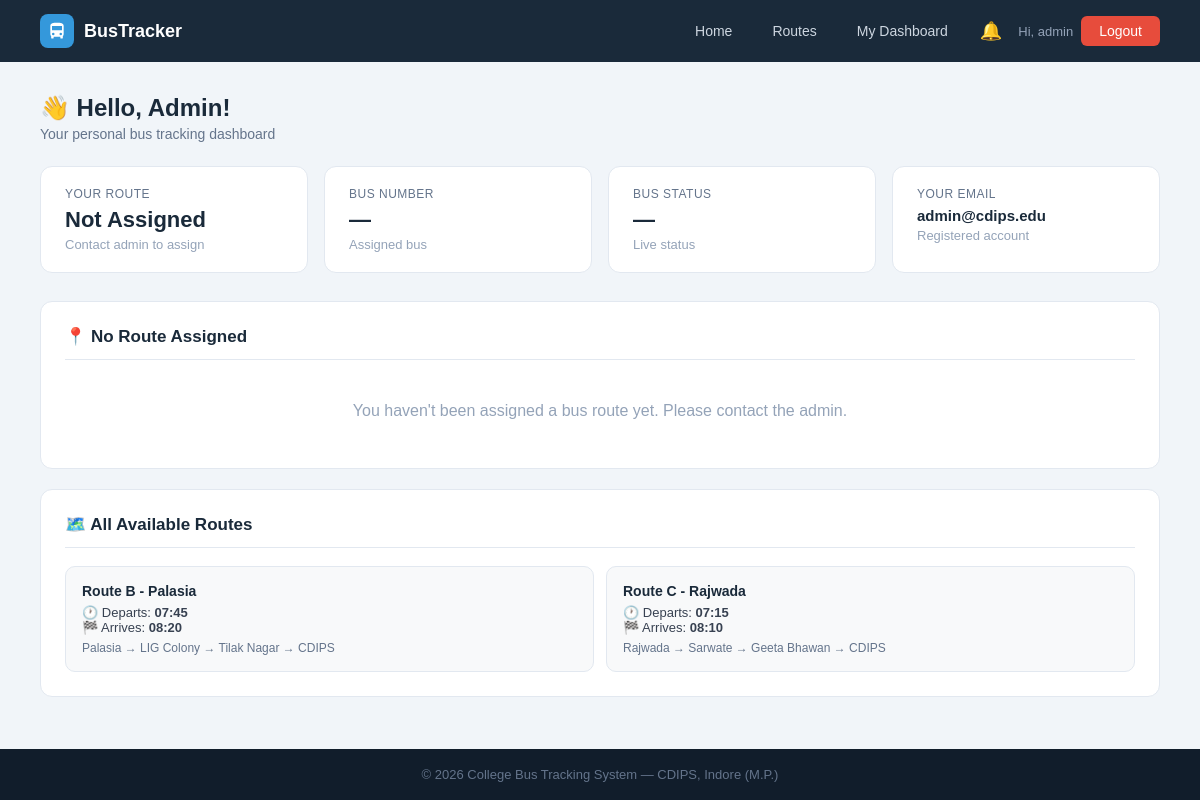
Before: /dashboard (signed in) with the older database file.
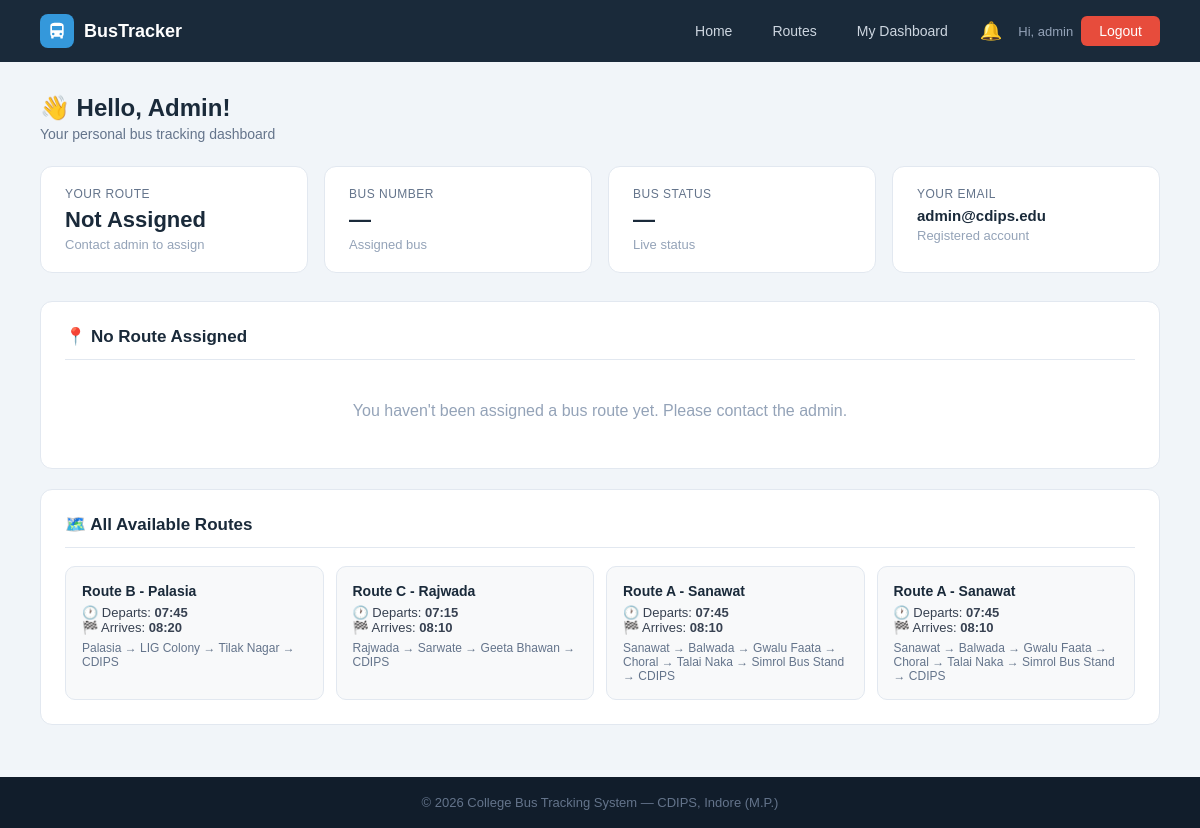
After: the same page with the newer database file.
### tables this page shows
CREATE TABLE routes (
        id INTEGER PRIMARY KEY AUTOINCREMENT,
        route_name TEXT NOT NULL, bus_id INTEGER,
        start_point TEXT, end_point TEXT,
        departure_time TEXT, arrival_time TEXT, stops TEXT, original_bus_id INTEGER,
        FOREIGN KEY(bus_id) REFERENCES buses(id));

### app.py (the view)
@app.route('/dashboard')
@login_required
def dashboard():
    db = get_db()
    user = db.execute("SELECT * FROM users WHERE id=?", (session['student']['id'],)).fetchone()
    my_route = None
    if user['route_id']:
        my_route = db.execute('''SELECT r.*,b.bus_number,b.driver_name,b.driver_phone,b.driver_address,b.status
                                 FROM routes r LEFT JOIN buses b ON r.bus_id=b.id
                                 WHERE r.id=?''', (user['route_id'],)).fetchone()
    all_routes = db.execute("SELECT * FROM routes").fetchall()
    db.close(); return render_template('dashboard.html', user=user, my_route=my_route, all_routes=all_routes)

### app.py (called while the page is built)
def get_db():
    conn = sqlite3.connect(DB)
    conn.row_factory = sqlite3.Row
    return conn

def login_required(f):
    @wraps(f)
    def dec(*a, **kw):
        if 'student' not in session:
            flash('Please login first.', 'error')
            return redirect(url_for('student_login'))
        return f(*a, **kw)
    return dec

@app.context_processor
def inject_notifications():
    if 'student' in session:
        student_id = session['student']['id']
        db = get_db()
        notifs = db.execute(
            "SELECT * FROM notifications WHERE user_id=? ORDER BY created_at DESC LIMIT 10",
            (student_id,)
        ).fetchall()
        unread = db.execute(
            "SELECT COUNT(*) FROM notifications WHERE user_id=? AND is_read=0",
            (student_id,)
        ).fetchone()[0]
        db.close()
        return dict(notifications=notifs, unread_count=unread)
    return dict(notifications=[], unread_count=0)

### templates/dashboard.html (shortened to what the changed rows need)
{% extends "base.html" %}
{% block content %}
<div class="page">
    <div class="page-header">
        <h1>👋 Hello, {{ user.name }}!</h1>
    </div>
    {% if my_route %}
    <div class="panel">
        <h2>🚌 My Bus Details</h2>
        <div class="info-row"><span class="key">Bus Number</span><span class="val">{{ my_route.bus_number }}</span></div>
        <div class="info-row"><span class="key">Driver Name</span><span class="val">{{ my_route.driver_name }}</span></div>
        <div class="info-row"><span class="key">Driver Phone</span><span class="val">{{ my_route.driver_phone or 'N/A' }}</span></div>
        <div class="info-row"><span class="key">Driver Address</span><span class="val">{{ my_route.driver_address or 'N/A' }}</span></div>
        <div class="info-row"><span class="key">Departure Time</span><span class="val">{{ my_route.departure_time }}</span></div>
        <div class="info-row"><span class="key">Arrival Time</span><span class="val">{{ my_route.arrival_time }}</span></div>
        <div class="info-row"><span class="key">From → To</span><span class="val">{{ my_route.start_point }} → {{ my_route.end_point }}</span></div>
        <div style="margin-top:14px">
            <div style="font-size:13px;color:#64748b;margin-bottom:8px;font-weight:bold">STOPS</div>
            <div class="stops-list">
                {% for stop in my_route.stops.split('→') %}
                <span class="stop-chip">{{ stop.strip() }}</span>
                {% endfor %}
            </div>
        </div>
    </div>
    <div class="panel">
        <h2>📍 Route Map — {{ my_route.route_name }}</h2>
        <p style="font-size:13px;color:#64748b;margin-bottom:12px;">
            🚌 <b>{{ my_route.bus_number }}</b> &nbsp;|&nbsp;
            👤 Driver: <b>{{ my_route.driver_name }}</b> &nbsp;|&nbsp;
            🕐 Departs: <b>{{ my_route.departure_time }}</b>
        </p>
        <div id="busMap" style="height:380px;border-radius:12px;border:1px solid #e2e8f0;z-index:1;"></div>
        <div style="margin-top:14px;display:flex;align-items:center;gap:8px;flex-wrap:wrap;">
            <span style="font-size:12px;color:#64748b;font-weight:600;">ROUTE STOPS:</span>
            {% set stop_list = my_route.stops.split('→') %}
            {% for stop in stop_list %}
            <span style="display:inline-flex;align-items:center;gap:4px;background:#eff6ff;color:#1d4ed8;padding:3px 10px;border-radius:20px;font-size:12px;font-weight:500;">
                {% if loop.first %}🟢{% elif loop.last %}🏁{% else %}📍{% endif %}
                {{ stop.strip() }}
            </span>
            {% if not loop.last %}
            <span style="color:#94a3b8;font-size:12px;">→</span>
            {% endif %}
            {% endfor %}
        </div>
    </div>
    <link rel="stylesheet" href="https://unpkg.com/leaflet@1.9.4/dist/leaflet.css"/>
    <script src="https://unpkg.com/leaflet@1.9.4/dist/leaflet.js"></script>
    <script>
    // ── Stop coordinates for Indore routes ──────────────────────
    // Known stop locations in Indore (lat, lng)
    const stopCoords = {
        "vijay nagar":    [22.7534, 75.8937],
        "scheme 54":      [22.7400, 75.8800],
        "palasia":        [22.7239, 75.8676],
        "cdips":          [22.6900, 75.8300],
        "cdips college":  [22.6900, 75.8300],
        "rajwada":        [22.7196, 75.8577],
        "sarwate":        [22.7150, 75.8490],
        "geeta bhawan":   [22.7310, 75.8720],
        "lig colony":     [22.7350, 75.8600],
        "tilak nagar":    [22.7280, 75.8750],
        "indore":         [22.7196, 75.8577],
    };
    // Default center: Indore
    var defaultLat = 22.7196, defaultLng = 75.8577;
    // Parse stops from Jinja
    var stopsRaw = {{ my_route.stops | tojson }};
    var stopNames = stopsRaw.split('→').map(s => s.trim());
    // Build coordinate array for each stop
    var coords = [];
    stopNames.forEach(function(name) {
        var key = name.toLowerCase();
        if (stopCoords[key]) {
            coords.push({ name: name, lat: stopCoords[key][0], lng: stopCoords[key][1] });
        } else {
            // If stop not in dict, use Indore center with small offset
            coords.push({ name: name, lat: defaultLat + (coords.length * 0.005), lng: defaultLng + (coords.length * 0.005) });
        }
    });
    // ── Initialize Map ──────────────────────────────────────────
    var centerLat = coords.length > 0 ? coords[0].lat : defaultLat;
    var centerLng = coords.length > 0 ? coords[0].lng : defaultLng;
    var map = L.map('busMap').setView([centerLat, centerLng], 13);
    // OpenStreetMap tiles (free, no API key)
    L.tileLayer('https://{s}.tile.openstreetmap.org/{z}/{x}/{y}.png', {
        attribution: '© <a href="https://www.openstreetmap.org/copyright">OpenStreetMap</a>',
        maxZoom: 19
    }).addTo(map);
    // ── Custom Bus Icon ─────────────────────────────────────────
    var busIcon = L.divIcon({
        html: '<div style="font-size:28px;line-height:1;">🚌</div>',
        iconSize: [36, 36],
        iconAnchor: [18, 18],
        className: ''
    });
    var startIcon = L.divIcon({
        html: '<div style="font-size:22px;line-height:1;">🟢</div>',
        iconSize: [28, 28],
        iconAnchor: [14, 14],
        className: ''
    });
    var endIcon = L.divIcon({
        html: '<div style="font-size:22px;line-height:1;">🏁</div>',
        iconSize: [28, 28],
        iconAnchor: [14, 14],
        className: ''
    });
    var stopIcon = L.divIcon({
        html: '<div style="font-size:18px;line-height:1;">📍</div>',
        iconSize: [24, 24],
        iconAnchor: [12, 12],
        className: ''
    });
    // ── Add markers for each stop ───────────────────────────────
    var latLngs = [];
    coords.forEach(function(stop, i) {
        var icon = (i === 0) ? startIcon : (i === coords.length - 1) ? endIcon : stopIcon;
        var label = (i === 0) ? '🟢 START' : (i === coords.length - 1) ? '🏁 END' : '📍 Stop ' + (i);
        L.marker([stop.lat, stop.lng], { icon: icon })
         .addTo(map)
         .bindPopup(
            '<b>' + label + '</b><br>' + stop.name,
            { maxWidth: 200 }
         );
        latLngs.push([stop.lat, stop.lng]);
    });
    // ── Draw route polyline ─────────────────────────────────────
    if (latLngs.length > 1) {
        L.polyline(latLngs, {
            color: '#3498db',
            weight: 4,
            opacity: 0.8,
            dashArray: '8, 6'
        }).addTo(map);
        // Fit map to show all stops
        map.fitBounds(latLngs, { padding: [40, 40] });
    }
    // ── Animated bus marker on route ───────────────────────────
    {% if my_route.status == 'active' %}
    // Show bus icon at midpoint of route (simulate position)
    if (coords.length >= 2) {
        var midIndex = Math.floor(coords.length / 2);
        var busLat = coords[midIndex].lat + 0.002;
        var busLng = coords[midIndex].lng + 0.002;
        L.marker([busLat, busLng], { icon: busIcon })
         .addTo(map)
         .bindPopup(
            '<b>🚌 {{ my_route.bus_number }}</b><br>' +
            '👤 {{ my_route.driver_name }}<br>' +
            '📞 {{ my_route.driver_phone or "N/A" }}<br>' +
            '<span style="color:#27ae60;font-weight:bold;">● ACTIVE</span>',
            { maxWidth: 220 }
         )
         .openPopup();
    }
    {% endif %}
    </script>
    {% else %}
    <div class="panel">
        <h2>📍 No Route Assigned</h2>
    </div>
    {% endif %}
    <div class="panel">
        <h2>🗺️ All Available Routes</h2>
        <div class="route-grid">
            {% for r in all_routes %}
            <div class="route-mini-card">
                <strong>{{ r.route_name }}</strong>
                <div>🕐 Departs: <b>{{ r.departure_time }}</b></div>
                <div>🏁 Arrives: <b>{{ r.arrival_time }}</b></div>
                <div style="margin-top:6px;color:#64748b;font-size:12px">{{ r.stops }}</div>
            </div>
            {% endfor %}
        </div>
    </div>
</div>
{% endblock %}

Changed rows visible on the page:
added routes: route_name "Route A - Sanawat", departure_time "07:45", arrival_time "08:10", stops "Sanawat → Balwada → Gwalu Faata → Choral → Talai Naka → Simrol Bus Stand → CDIPS"
added routes: route_name "Route A - Sanawat", departure_time "07:45", arrival_time "08:10", stops "Sanawat → Balwada → Gwalu Faata → Choral → Talai Naka → Simrol Bus Stand → CDIPS"
